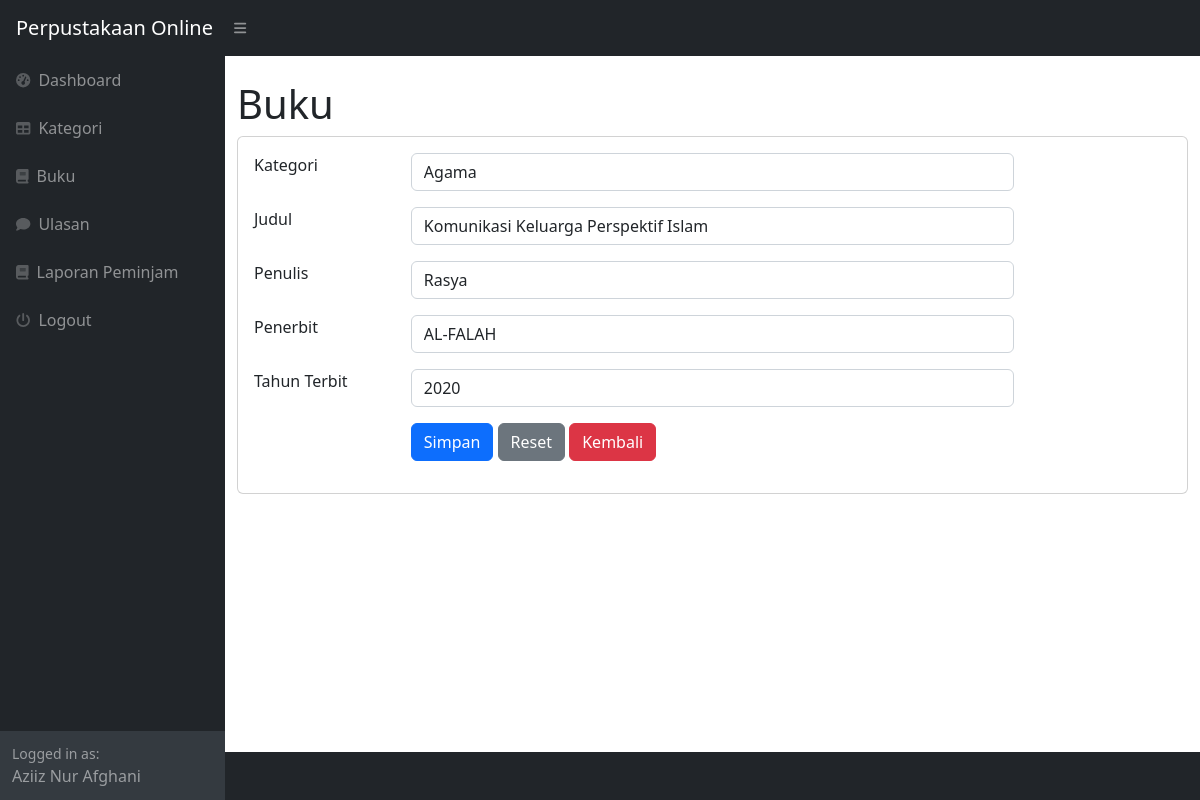
/index.php?page=buku_ubah&&id=10 (signed in), run on the app's committed database.
### tables this page shows
CREATE TABLE `buku` (
  `id_buku` int(11) NOT NULL,
  `id_kategori` int(11) DEFAULT NULL,
  `judul` varchar(255) DEFAULT NULL,
  `penulis` varchar(255) DEFAULT NULL,
  `penerbit` varchar(255) DEFAULT NULL,
  `tahun_terbit` varchar(255) DEFAULT NULL
);

CREATE TABLE `kategori` (
  `id_kategori` int(11) NOT NULL,
  `kategori` varchar(255) DEFAULT NULL
);

### buku_ubah.php (the view, shortened to what this page needs)
<h1 class="mt-4">Buku</h1>
<div class="card">
    <div class="card-body">
    <div class="row">
    <div class="col-md-12">
        <form method="post">
            <?php
                $id = $_GET['id'];
                $query = mysqli_query($koneksi, "SELECT*FROM buku WHERE id_buku=$id");
                $data = mysqli_fetch_array($query);
            ?>
            <div class="row mb-3">
                <div class="col-md-2">Kategori</div>
                <div class="col-md-8">
                    <select name="id_kategori" class="form-control">
                    <?php
                        $kat = mysqli_query($koneksi, "SELECT*FROM kategori");
                        while($kategori = mysqli_fetch_array($kat)) {
                            ?>
                            <option <?php if($kategori['id_kategori'] == $data['id_kategori']) echo'selected'; ?> value="<?php echo $kategori['id_kategori']; ?>"><?php echo $kategori['kategori']; ?></option>
                            <?php
                        }
                    ?>
                    </select>
                </div>
            </div>
            <div class="row mb-3">
                <div class="col-md-2">Judul</div>
                <div class="col-md-8"><input type="text" value="<?php echo $data['judul']; ?>" class="form-control" name="judul"></div>
            </div>
            <div class="row mb-3">
                <div class="col-md-2">Penulis</div>
                <div class="col-md-8"><input type="text" value="<?php echo $data['penulis']; ?>" class="form-control" name="penulis"></div>
            </div>
            <div class="row mb-3">
                <div class="col-md-2">Penerbit</div>
                <div class="col-md-8"><input type="text" value="<?php echo $data['penerbit']; ?>" class="form-control" name="penerbit"></div>
            </div>
            <div class="row mb-3">
                <div class="col-md-2">Tahun Terbit</div>
                <div class="col-md-8"><input type="text" value="<?php echo $data['tahun_terbit']; ?>" class="form-control" name="tahun_terbit"></div>
            </div>
             <div class="row mb-3">
                <div class="col-md-2"></div>
                <div class="col-md-8">
                <button type="submit" class="btn btn-primary" name="submit" value="submit">Simpan</button>
                <button type="reset" class="btn btn-secondary">Reset</button>
                <a href="?page=buku" class="btn btn-danger">Kembali</a>
            </div>
            </div>
        </form>
    </div>
</div>
    </div>
</div>

### data on the page
buku: id_kategori "Agama", judul "Komunikasi Keluarga Perspektif Islam", penulis "Rasya", penerbit "AL-FALAH", tahun_terbit "2020"

### other printed values
$_SESSION['user']['nama'] "Aziiz Nur Afghani"
